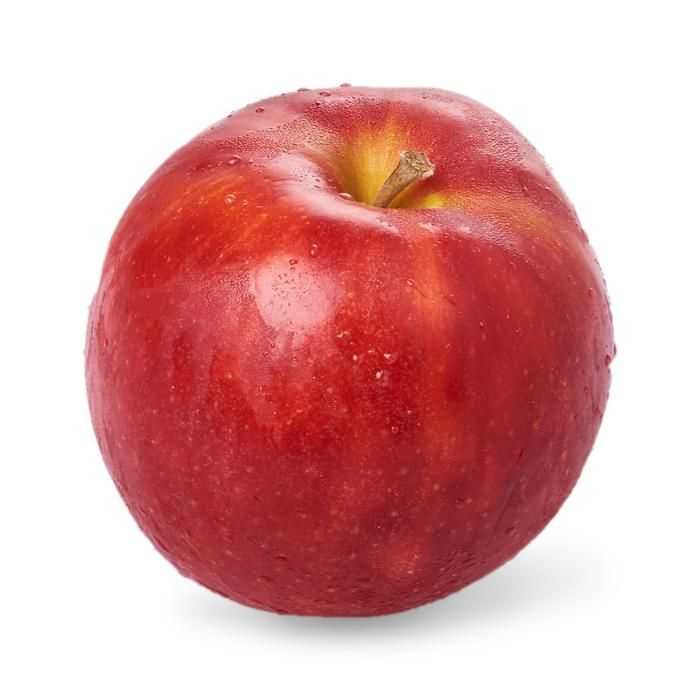
#> input picture apple_handin2.jpg, 700 x 700 px
$ jupyter execute --allow-errors Week_12.ipynb
#> lines starting #> are read from the running program, lines starting #| are printed output that depends on the picture; after the words box and inside, x2 and y2 are one past the last pixel; in counts of white or black regions, pixels touching at a corner belong together
## Exercise
1. Take a picture of an apple and put it in the image folder in the notebook environment
2. Find the contour of the apple
3. Draw a yellow circle with the center placed on the center of the apple contour
4. Draw a square that precisely holds the apple
5. Take a picture of three seperate apples.
6. Use contours to programmatically identify the number of apples in the photo

## 1 )

[cell 1]
import cv2
import numpy as np
from matplotlib import pyplot as plt

img = cv2.imread('apple_handin2.jpg')   # Read the image
#> img is the input picture: shape (700, 700, 3); mean B, G, R 167.5, 167.3, 222
print(type(img),img.shape)
#| <class 'numpy.ndarray'> (700, 700, 3)
plt.imshow(img)   # Ploting the image using matplotlib
plt.figure()
img_rgb = cv2.cvtColor(img, cv2.COLOR_BGR2RGB)
plt.imshow(img_rgb)

## 2 )

[cell 2]
img_grey = cv2.cvtColor(img,cv2.COLOR_BGR2GRAY)
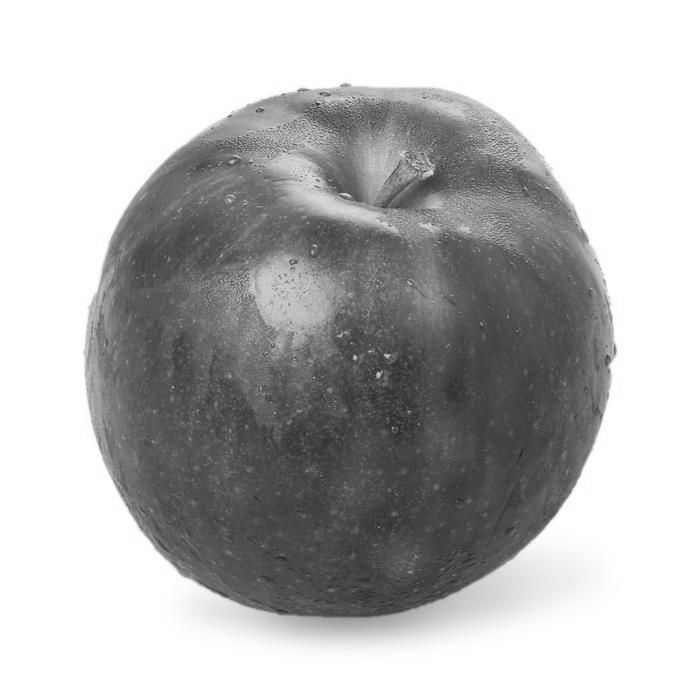
#> img_grey: shape (700, 700); min 35, max 255, mean 183.7
print(img_grey.shape)
#| (700, 700)

img_rgb = cv2.cvtColor(img, cv2.COLOR_BGR2RGB)
plt.imshow(img_grey)

thresh = 200 # the lower the threshhold the more details we get
ret,thresh_img = cv2.threshold(img_grey, thresh, 255, cv2.THRESH_BINARY)
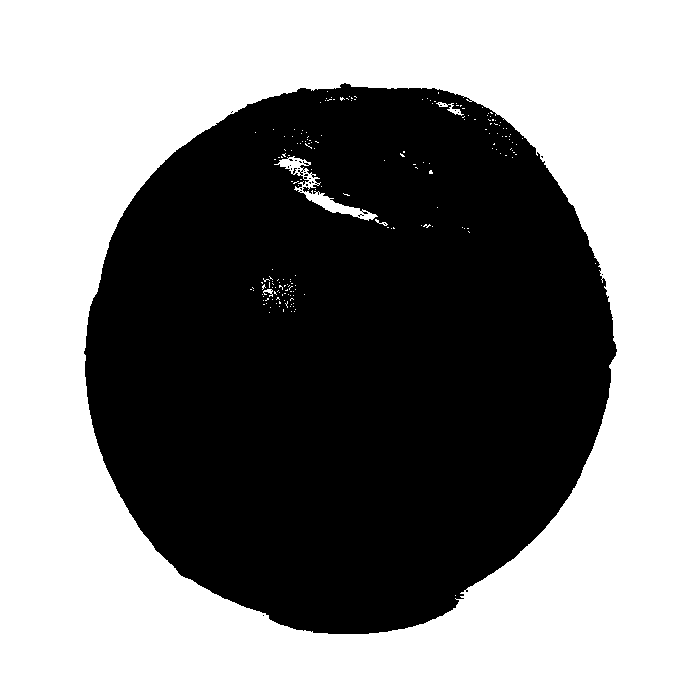
#> thresh_img: shape (700, 700); 54% white; 26 black regions (25 under 20 px)
#> ret = 200
# 4
contours, hierarchy = cv2.findContours(thresh_img, cv2.RETR_TREE, cv2.CHAIN_APPROX_SIMPLE)
#> contours = 235 contours, 230 with area under 20; largest, box (x1, y1, x2, y2) and area: (0, 0, 700, 700) 488601, (83, 82, 618, 635) 228100, (274, 156, 378, 221) 1078, (436, 102, 464, 116) 78, (263, 289, 273, 297) 22

[cell 3]
img_contours = np.zeros(img.shape)
cv2.drawContours(img_contours, contours, -1, (255,255,255), 3)
#> img_contours: shape (700, 700, 3) float64; 4.3% white; 41 white regions (21 under 20 px), largest, box (x1, y1, x2, y2) and area: (0, 0, 700, 700) 8364, (81, 80, 620, 637) 8221, (272, 147, 397, 231) 2065
plt.imshow(img_contours, interpolation='none')

## 3 )

[cell 4]
# convert the image to HSV color space
img_hsv = cv2.cvtColor(img, cv2.COLOR_BGR2HSV)
#> img_hsv: shape (700, 700, 3); mean H, S, V 53.4, 79.2, 222.1

# find Otsu threshold on hue and saturation channel
ret, thresh_H = cv2.threshold(img_hsv[:,:,0], 0, 255, cv2.THRESH_BINARY + cv2.THRESH_OTSU)
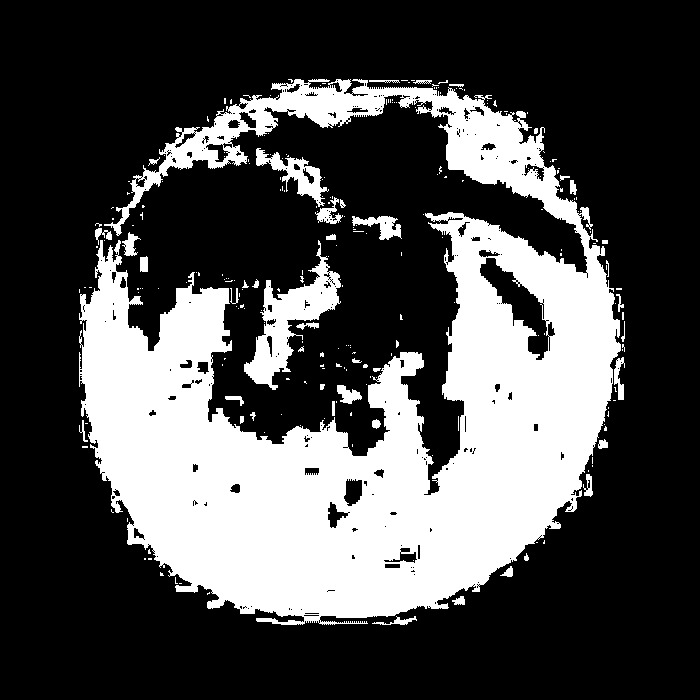
#> thresh_H: shape (700, 700); 29.8% white; 239 white regions (196 under 20 px), largest, box (x1, y1, x2, y2) and area: (79, 79, 621, 625) 135707, (244, 240, 341, 390) 4539, (256, 148, 329, 207) 1319
#> ret = 88
ret, thresh_S = cv2.threshold(img_hsv[:,:,1], 0, 255, cv2.THRESH_BINARY + cv2.THRESH_OTSU)
#> thresh_S: shape (700, 700); 43% white; 63 white regions (61 under 20 px)
#> ret = 91

# some morphology operation to clear unwanted spots
kernel = np.ones((5, 5), np.uint8)
thresh = thresh_H + thresh_S
print('Image shape',img_hsv.shape,'Thresh',thresh.shape,np.unique(thresh))
#| Image shape (700, 700, 3) Thresh (700, 700) [  0 254 255]
img_dilated = cv2.dilate(thresh, kernel, iterations = 1)
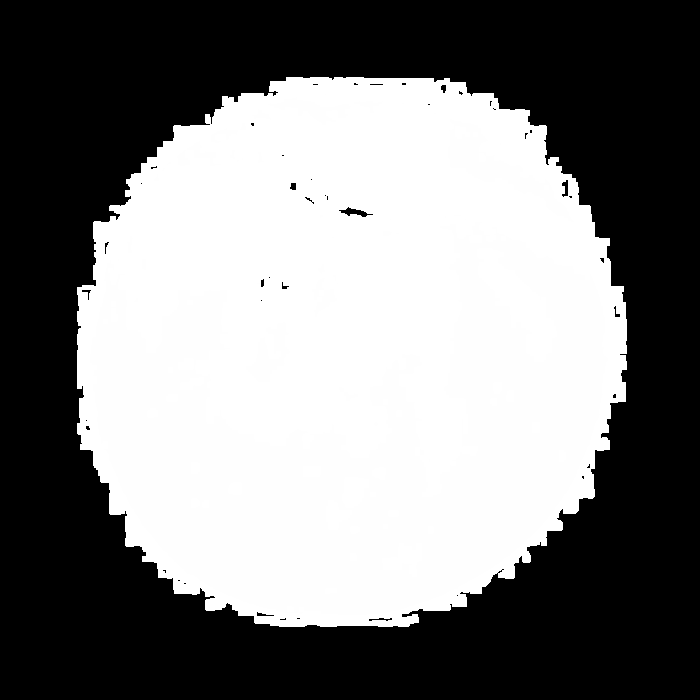
#> img_dilated: shape (700, 700); min 0, max 255, mean 126.4

# find contours on the result above
(contours, hierarchy) = cv2.findContours(img_dilated, cv2.RETR_EXTERNAL, cv2.CHAIN_APPROX_NONE)
#> contours = 1 contour; box (x1, y1, x2, y2) and area: (77, 77, 627, 627) 242744
im1 = img.copy()
#> (the rest of this cell did not finish here and is left out)

[cell 5]
im2 = img.copy()
count = 0
for c in contours:
    if cv2.contourArea(c) > 500:
        count+=1
        cv2.drawContours(im2, [c], -1, (150, 150, 150), 20)
#> this loop made 1 pass
#> count on pass 1: 1
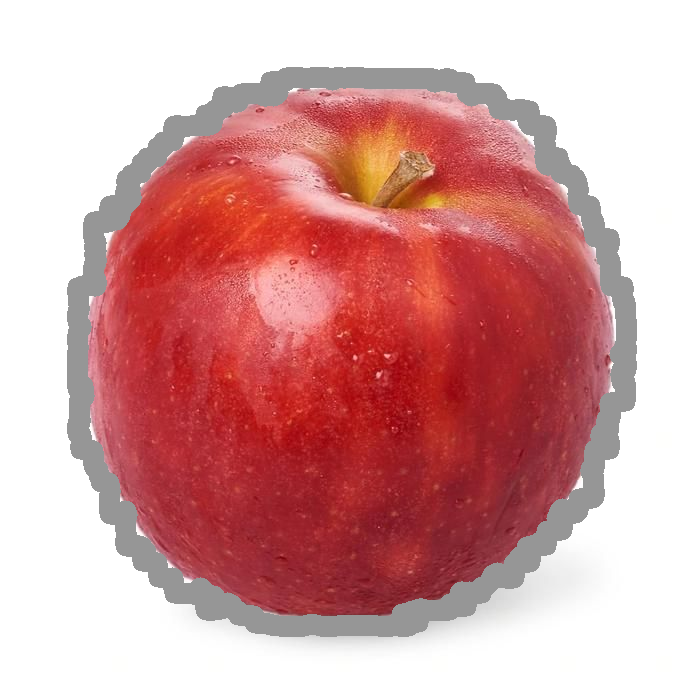
#> im2: shape (700, 700, 3); 9.1% of pixels changed, all inside (x1, y1, x2, y2) = (67, 67, 637, 637)
#> after the loop, count = 1

plt.imshow(im2, interpolation='none')
print(f'There are {count} cards')
#| There are 1 cards

## 4 )

[cell 6]
boxes = []
for c in contours:
    (x, y, w, h) = cv2.boundingRect(c)
    boxes.append([x,y, x+w,y+h])
#> this loop made 1 pass
#> (x, y, w, h) on pass 1: (77, 77, 550, 550)
#> after the loop, boxes = [[77, 77, 627, 627]]

boxes = np.asarray(boxes)
left, top = np.min(boxes, axis=0)[:2]
#> left = 77; top = 77
right, bottom = np.max(boxes, axis=0)[2:]
#> right = 627; bottom = 627

cv2.rectangle(img, (left,top), (right,bottom), (255, 0, 0), 2)
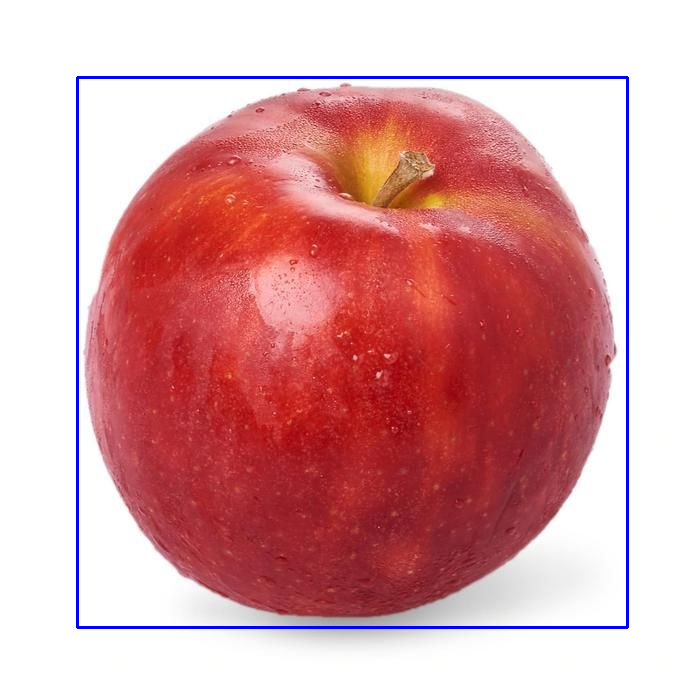
#> img: shape (700, 700, 3); 1.35% of pixels changed, all inside (x1, y1, x2, y2) = (76, 76, 629, 629)
plt.imshow(img, interpolation='none')

## 5 )

[cell 7]
img = cv2.imread('apple_multiple_handin.jpg')
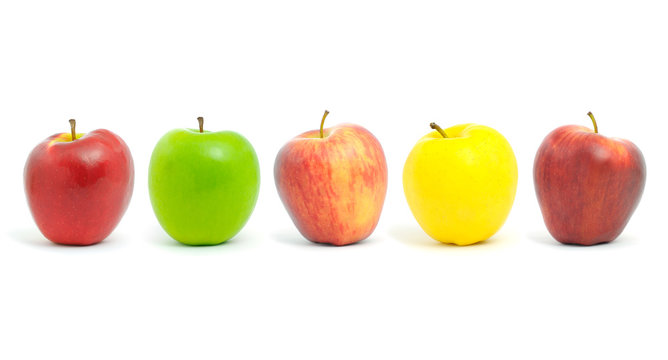
#> input picture apple_multiple_handin.jpg, 668 x 360 px
#> img is the input picture: shape (360, 668, 3); mean B, G, R 210.2, 231.5, 243.1
print(type(img),img.shape)
#| <class 'numpy.ndarray'> (360, 668, 3)
plt.imshow(img)   # Ploting the image using matplotlib
plt.figure()
img_rgb = cv2.cvtColor(img, cv2.COLOR_BGR2RGB)
#> img_rgb: shape (360, 668, 3)
plt.imshow(img_rgb)

## 6 )

[cell 8]
# convert the image to HSV color space
img_hsv = cv2.cvtColor(img, cv2.COLOR_BGR2HSV)
#> img_hsv: shape (360, 668, 3); mean H, S, V 7.8, 41.4, 245.7

# find Otsu threshold on hue and saturation channel
ret, thresh_H = cv2.threshold(img_hsv[:,:,0], 0, 255, cv2.THRESH_BINARY + cv2.THRESH_OTSU)
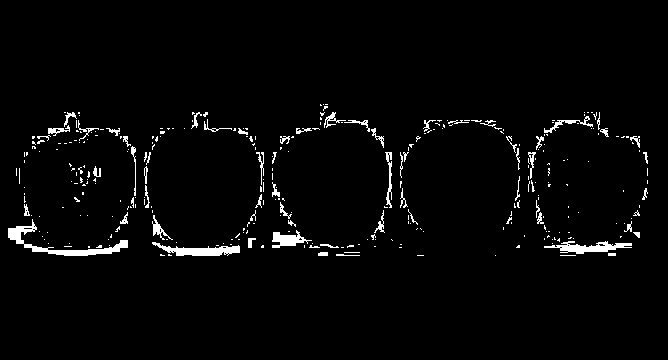
#> thresh_H: shape (360, 668); 2.7% white; 321 white regions (257 under 20 px), largest, box (x1, y1, x2, y2) and area: (8, 219, 128, 256) 883, (152, 242, 240, 256) 595, (544, 241, 632, 254) 541
#> ret = 57
ret, thresh_S = cv2.threshold(img_hsv[:,:,1], 0, 255, cv2.THRESH_BINARY + cv2.THRESH_OTSU)
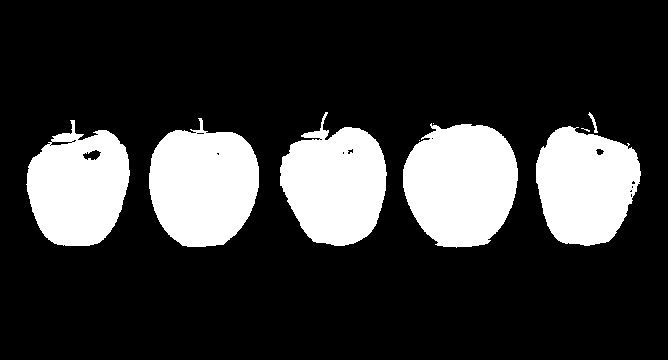
#> thresh_S: shape (360, 668); 21.1% white; 9 white regions (3 under 20 px), largest, box (x1, y1, x2, y2) and area: (403, 123, 518, 248) 11270, (149, 118, 259, 247) 10648, (280, 112, 387, 246) 9923, (536, 126, 641, 246) 9472, (26, 120, 130, 246) 9362, (588, 112, 598, 133) 62
#> ret = 95

# some morphology operation to clear unwanted spots
kernel = np.ones((5, 5), np.uint8)
thresh = thresh_H + thresh_S
#> thresh: shape (360, 668)
print('Image shape',img_hsv.shape,'Thresh',thresh.shape,np.unique(thresh))
#| Image shape (360, 668, 3) Thresh (360, 668) [  0 254 255]
img_dilated = cv2.dilate(thresh, kernel, iterations = 1)
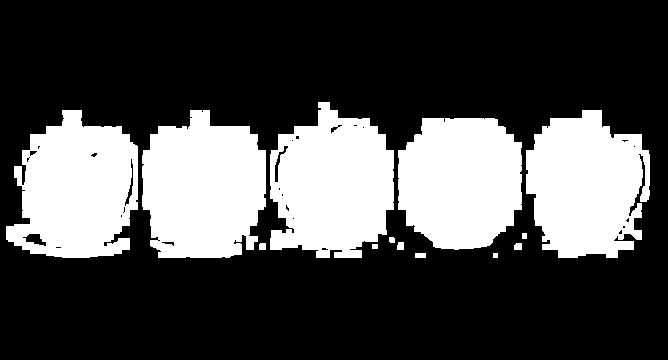
#> img_dilated: shape (360, 668); 29.8% white; 13 white regions

# find contours on the result above
(contours, hierarchy) = cv2.findContours(img_dilated, cv2.RETR_EXTERNAL, cv2.CHAIN_APPROX_NONE)
#> contours = 13 contours, 1 with area under 20; largest, box (x1, y1, x2, y2) and area: (142, 110, 266, 258) 14566, (270, 102, 394, 258) 14422, (6, 110, 138, 258) 14224, (526, 110, 650, 258) 13686, (398, 118, 522, 250) 13505
im1 = img.copy()
#> (the rest of this cell did not finish here and is left out)
